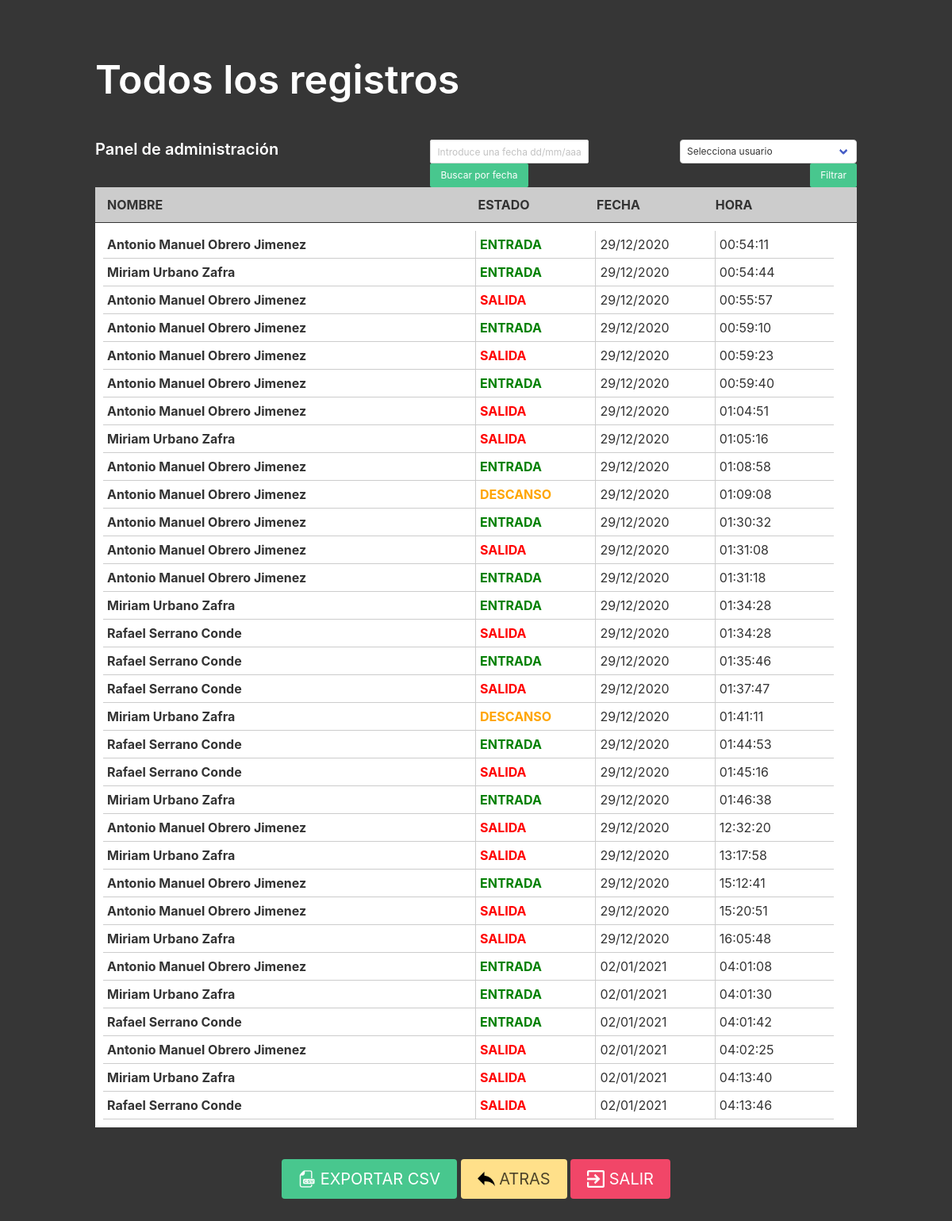
The app's page /full_profile (signed in) with its own data.
### main.py (models this page shows)
class Action(db.Model):
    id = db.Column(db.Integer, primary_key=True)
    status = db.Column(db.String(100))
    date = db.Column(db.DateTime, nullable=False, default=datetime.now)
    user = db.Column(db.String(1000), nullable=False)

### main.py (the view)
@app.route('/full_profile')
@login_required
def full_profiles():
    users = User.query.all()
    registers = Action.query.all()
    status_now = Action.query.filter_by(user=current_user.name).order_by(Action.id.desc()).first()
    return render_template("full_profile.html", user=current_user, status_now=status_now, registers=registers, users=users)

### main.py (called while the page is built)
@login_manager.user_loader
def load_user(user_id):
    return User.query.get(int(user_id))

### templates/full_profile.html (shortened to what this page needs)
{% extends "base.html" %}
{% block content %}
  <br>
  {%if current_user.is_admin%}
    <h1 class="title has-text-left">
      Todos los registros
    </h1><br>
    <div id="filters-2">
      <h1 class="subtitle has-text-left"><strong>Panel de administración </strong></h1>
      <div id="filter-2">
        <div class="is-small has-text-left">
            <input style="width:200px" class="input is-small" type="text" placeholder="Introduce una fecha dd/mm/aaaa">
            <input class="button is-success is-small" type="submit" value="Buscar por fecha">
        </div>
        <form method="POST" action="/search_full">
          <div class="select is-small has-text-left">
            <select name="username">
              <option selected="True" disabled="disabled">Selecciona usuario</option>
            </select>
          </div>
          <input class="button is-success is-small" type="submit" value="Filtrar">
        </form>
      </div>
    </div>
    <div id="container-grid-title">
      <div id="action-grid-title">
          <div class="name-title">
            NOMBRE
          </div>
          <div class="status-title">
            ESTADO
          </div>
          <div class="date-title">
            FECHA
          </div>
          <div class="date-title">
            HORA
          </div>
      </div>
    </div>
    <div id="container-grid">
      <div id="action-grid">
        {% for register in registers%}
            <div class="name">
              <strong>{{register.user}}</strong>
            </div>
            <div class="status">
              {%if register.status == "ENTRADA" %}
                <span style="color:green"><strong>{{register.status}}</strong></span>
              {%endif%}
              {%if register.status == "DESCANSO" %}
                <span style="color:orange"><strong>{{register.status}}</strong></span>
              {%endif%}
              {%if register.status == "SALIDA" %}
                <span style="color:red"><strong>{{register.status}}</strong></span>
              {%endif%}
            </div>
            <div class="date">
              {{register.date.strftime('%d/%m/%Y')}}<br>
            </div>
            <div class="date">
              {{register.date.strftime('%H:%M:%S')}}<br>
            </div>
        {%endfor%}
      </div>
      <a class="button is-success is-medium exit" href="{{url_for('csv_create')}}"><img src="{{url_for('static', filename="csv.png")}}" width="22px">&nbsp;EXPORTAR CSV</a>
      <a class="button is-warning is-medium exit" href="{{url_for('profile')}}"><img src="{{url_for('static', filename="back.png")}}" width="22px">&nbsp;ATRAS</a>
      <a class="button is-danger is-medium exit" href="{{url_for('logout')}}"><img src="{{url_for('static', filename="exit.png")}}" width="22px">&nbsp;SALIR</a>
    </div>
  {%endif%}
{% endblock %}

### templates/base.html (shortened to what this page needs)
<!DOCTYPE html>
<html>
<head>
    <link rel="stylesheet" href="https://cdnjs.cloudflare.com/ajax/libs/bulma/0.7.2/css/bulma.min.css" />
    <link rel="stylesheet" href="{{url_for('static', filename="styles.css")}}" />
    <link rel="stylesheet" href="{{url_for('static', filename="responsive.css")}}" />
</head>
<body>
    <section class="hero is-dark is-fullheight">
        <div class="hero-body">
            <div class="container has-text-centered">
                {% block content %}
               {% endblock %}
            </div>
        </div>
    </section>
</body>
</html>

### static/styles.css (style rules this page uses)
.hero.is-dark .title { font-size: 50px; }
#container-grid-title #action-grid-title { display: grid; grid-template-columns: 50% 16% 16% 16%; text-align: left; padding: 10px; border-bottom: 1px solid #333; background-color: #ccc; color: #333; padding-left: 15px; font-weight: bold; }
#container-grid #action-grid { display: grid; grid-template-columns: 50% 16% 16% 16%; text-align: left; padding: 10px; background-color: white; }
.name { border-bottom: 1px solid #ccc; border-right: 1px solid #ccc; padding: 5px; color: #333; }
.status { border-bottom: 1px solid #ccc; padding: 5px; }
.date { border-bottom: 1px solid #ccc; padding: 5px; border-left: 1px solid #ccc; color: #333; }
.exit { margin-top: 40px; }
#filters-2 { display: grid; grid-template-columns: 44% 56%; }
#filter-2 { display: grid; grid-template-columns: 50% 50%; text-align: right; }

### records on screen
Action: user "Antonio Manuel Obrero Jimenez", status "ENTRADA", date "29/12/2020", date "00:54:11"
Action: user "Miriam Urbano Zafra", status "ENTRADA", date "29/12/2020", date "00:54:44"
Action: user "Antonio Manuel Obrero Jimenez", status "SALIDA", date "29/12/2020", date "00:55:57"
Action: user "Antonio Manuel Obrero Jimenez", status "ENTRADA", date "29/12/2020", date "00:59:10"
Action: user "Antonio Manuel Obrero Jimenez", status "SALIDA", date "29/12/2020", date "00:59:23"
Action: user "Antonio Manuel Obrero Jimenez", status "ENTRADA", date "29/12/2020", date "00:59:40"
Action: user "Antonio Manuel Obrero Jimenez", status "SALIDA", date "29/12/2020", date "01:04:51"
Action: user "Miriam Urbano Zafra", status "SALIDA", date "29/12/2020", date "01:05:16"
Action: user "Antonio Manuel Obrero Jimenez", status "ENTRADA", date "29/12/2020", date "01:08:58"
Action: user "Antonio Manuel Obrero Jimenez", status "DESCANSO", date "29/12/2020", date "01:09:08"
Action: user "Antonio Manuel Obrero Jimenez", status "ENTRADA", date "29/12/2020", date "01:30:32"
Action: user "Antonio Manuel Obrero Jimenez", status "SALIDA", date "29/12/2020", date "01:31:08"
Action: user "Antonio Manuel Obrero Jimenez", status "ENTRADA", date "29/12/2020", date "01:31:18"
Action: user "Miriam Urbano Zafra", status "ENTRADA", date "29/12/2020", date "01:34:28"
Action: user "Rafael Serrano Conde", status "SALIDA", date "29/12/2020", date "01:34:28"
Action: user "Rafael Serrano Conde", status "ENTRADA", date "29/12/2020", date "01:35:46"
Action: user "Rafael Serrano Conde", status "SALIDA", date "29/12/2020", date "01:37:47"
Action: user "Miriam Urbano Zafra", status "DESCANSO", date "29/12/2020", date "01:41:11"
Action: user "Rafael Serrano Conde", status "ENTRADA", date "29/12/2020", date "01:44:53"
Action: user "Rafael Serrano Conde", status "SALIDA", date "29/12/2020", date "01:45:16"
Action: user "Miriam Urbano Zafra", status "ENTRADA", date "29/12/2020", date "01:46:38"
Action: user "Antonio Manuel Obrero Jimenez", status "SALIDA", date "29/12/2020", date "12:32:20"
Action: user "Miriam Urbano Zafra", status "SALIDA", date "29/12/2020", date "13:17:58"
Action: user "Antonio Manuel Obrero Jimenez", status "ENTRADA", date "29/12/2020", date "15:12:41"
Action: user "Antonio Manuel Obrero Jimenez", status "SALIDA", date "29/12/2020", date "15:20:51"
Action: user "Miriam Urbano Zafra", status "SALIDA", date "29/12/2020", date "16:05:48"
Action: user "Antonio Manuel Obrero Jimenez", status "ENTRADA", date "02/01/2021", date "04:01:08"
Action: user "Miriam Urbano Zafra", status "ENTRADA", date "02/01/2021", date "04:01:30"
Action: user "Rafael Serrano Conde", status "ENTRADA", date "02/01/2021", date "04:01:42"
Action: user "Antonio Manuel Obrero Jimenez", status "SALIDA", date "02/01/2021", date "04:02:25"
Action: user "Miriam Urbano Zafra", status "SALIDA", date "02/01/2021", date "04:13:40"
Action: user "Rafael Serrano Conde", status "SALIDA", date "02/01/2021", date "04:13:46"
